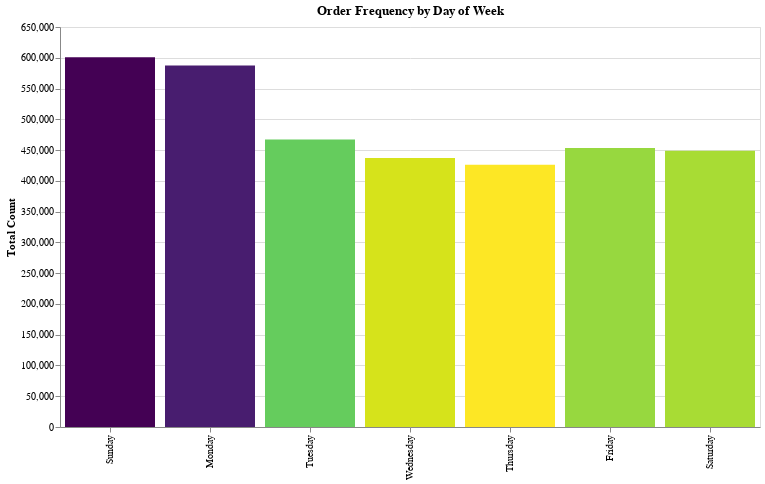

The cell this chart's notebook holds for it:
### Code cell
alt.Chart(dow).mark_bar().encode(
    alt.X("day:O", bin=False, sort=dayofweek_list, title=""),
    alt.Y('count:Q', title="Total Count"),
#     alt.ColorValue('darkorange'),
#     color = alt.Color('order_hour_of_day', alt.ColorValue("blue")),
#     color='orange',
    color = alt.Color('count', legend=None, sort="descending", scale=alt.Scale(scheme='viridis')),
    tooltip=[alt.Tooltip('day:O', title="Day of Week"), alt.Tooltip('count:Q'), alt.Tooltip('pct_of_total:Q')]
    ).properties(title="Order Frequency by Day of Week", width=700, height=400)

### Figure 1 — Vega-Lite specification as saved in the notebook (floating-point values rounded to 4 significant figures)
{"$schema": "https://vega.github.io/schema/vega-lite/v2.6.0.json", "config": {"background": "white", "view": {"height": 300, "width": 400}}, "data": {"name": "data-64482d20ab4610eaa1d4e414fc85e6c0"}, "datasets": {"data-64482d20ab4610eaa1d4e414fc85e6c0": [{"count": 600905, "day": "Sunday", "index": 0, "pct_of_total": 17.56}, {"count": 587478, "day": "Monday", "index": 1, "pct_of_total": 17.17}, {"count": 467260, "day": "Tuesday", "index": 2, "pct_of_total": 13.66}, {"count": 453368, "day": "Friday", "index": 5, "pct_of_total": 13.25}, {"count": 448761, "day": "Saturday", "index": 6, "pct_of_total": 13.12}, {"count": 436972, "day": "Wednesday", "index": 3, "pct_of_total": 12.77}, {"count": 426339, "day": "Thursday", "index": 4, "pct_of_total": 12.46}]}, "encoding": {"color": {"field": "count", "legend": null, "scale": {"scheme": "viridis"}, "sort": "descending", "type": "quantitative"}, "tooltip": [{"field": "day", "title": "Day of Week", "type": "ordinal"}, {"field": "count", "type": "quantitative"}, {"field": "pct_of_total", "type": "quantitative"}], "x": {"bin": false, "field": "day", "sort": ["Sunday", "Monday", "Tuesday", "Wednesday", "Thursday", "Friday", "Saturday"], "title": "", "type": "ordinal"}, "y": {"field": "count", "title": "Total Count", "type": "quantitative"}}, "height": 400, "mark": "bar", "title": "Order Frequency by Day of Week", "width": 700}
